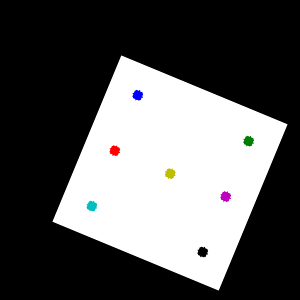
#> input picture visao_projeto/patterns_transformed.png, 300 x 300 px, found by its file name
$ jupyter execute --allow-errors RotatedPattern_BUNIAC.ipynb   (shell and % lines are left out)
#> lines starting #> are read from the running program, lines starting #| are printed output that depends on the picture
[cell 1]
import matplotlib.pyplot as plt

from matplotlib import colors

import cv2

import numpy as np


sp_x = 30
sp_y = 30
x_blocks = 6
y_blocks = 6

[cell 2]
dir(colors)

[cell 3]
colors.colorConverter.colors

[cell 4]
blank = 255*np.ones((sp_x * x_blocks,sp_y*y_blocks,3), np.uint8)

[cell 5]
points = [[1,1],
          [5,1],
          [1,3],
          [3,3],
          [5,3],
          [1,5],
          [5,5]]

[cell 6]
point_colors = ['r', 'g', 'b', 'c', 'm', 'y', 'k']

[cell 7]
sp_x = 30 # x spacing
sp_y = 30 # y spacing
point_size = 5
for i in range(len(points)):
    point_color = [int(255*canal) for canal in colors.colorConverter.colors[point_colors[i]]]
    point_position = (sp_x*points[i][0], sp_y*points[i][1])
    print(point_color)
    cv2.circle(blank,point_position, point_size, point_color, -1)
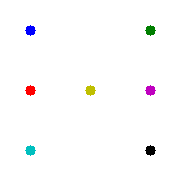
#> blank: shape (180, 180, 3); mean of channels 0, 1, 2 252.1, 251.8, 252.1; drawn as B, G, R

## Imagem de entrada

[cell 8]
plt.imshow(blank)

[cell 9]
cv2.imwrite("dots_pattern.png", blank)
#> Out = True

[cell 10]
saida = cv2.imread("patterns_transformed.png")
#> saida is the input picture: shape (300, 300, 3); mean B, G, R 90.8, 90.6, 90.8
